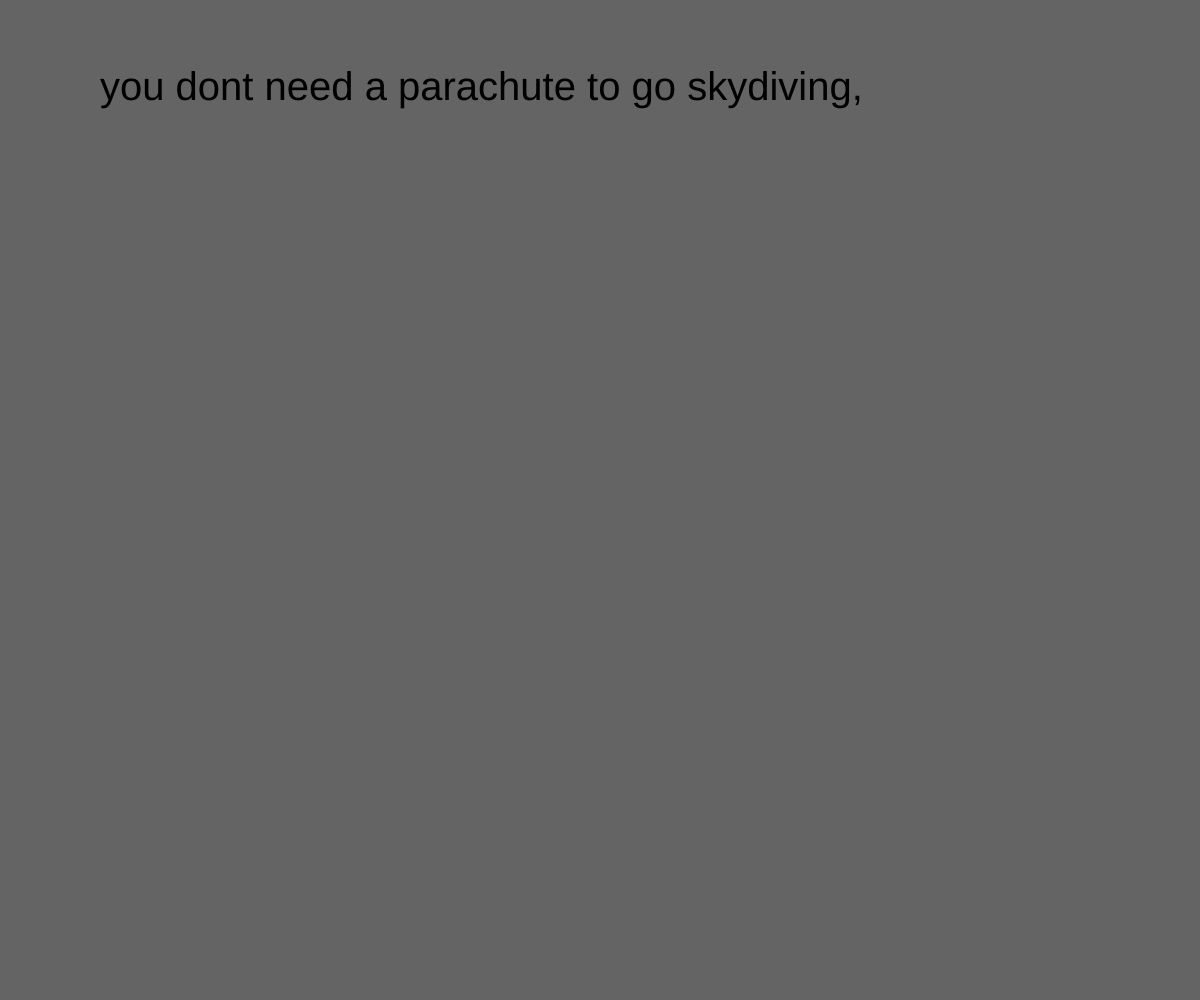
Frame 1 (no input)
Frame 60 (no input): identical to frame 1, image omitted
Frame 120 (the mouse pressed at the canvas centre since frame 60): identical to frame 1, image omitted

The p5.js sketch that drew this single still picture (run headless with seeded random() and noise() and a simulated clock; from frame 60 on, the mouse is pressed at the canvas centre):

// p5.js sketch
// ── sketch.js
var myState = 0;

function setup() {
  // put setup code here
  createCanvas(windowWidth, windowHeight);
  textSize(40);
}

function draw() {
    background(100);

  switch(myState) {

      case 0:
      text('you dont need a parachute to go skydiving,',100,100);
      break ;

      case 1:
      text('you need one to go skydiving twice.',100,100);
      break ;
    }
}
function mouseReleased(){
  myState = myState = 1;
  if (myState >1){
    myState =0;
  }
}



//console.log(touches) ;
